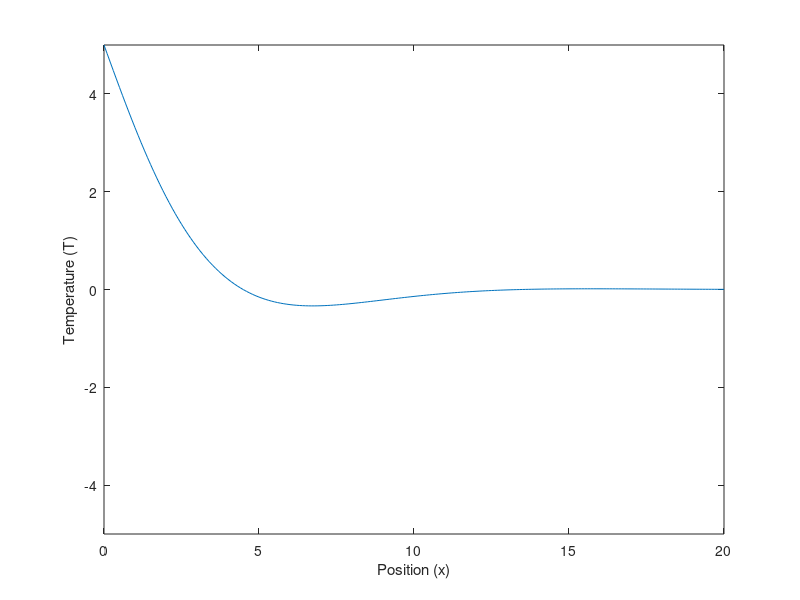
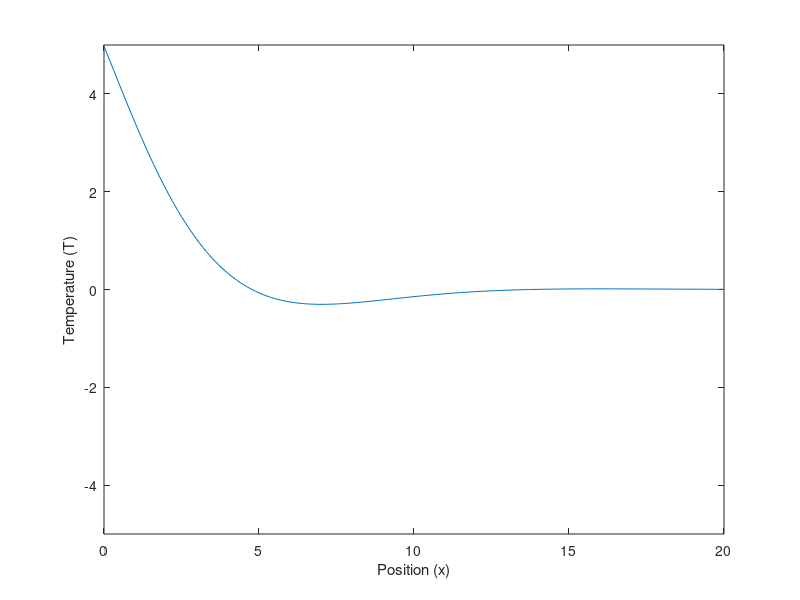
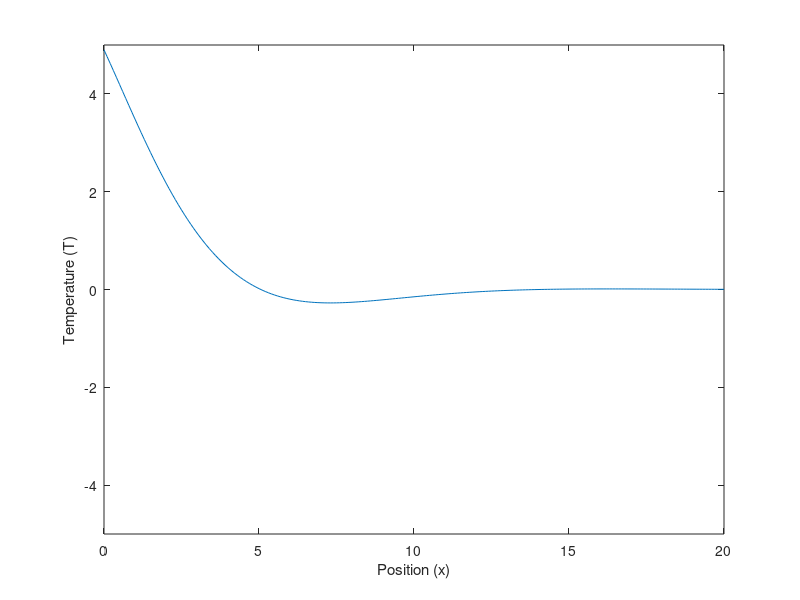
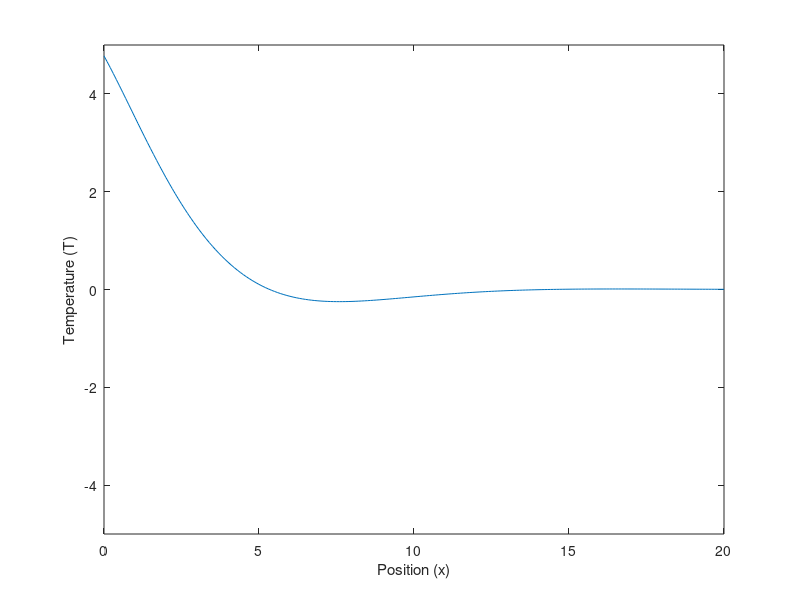

Reproduce these figures in MATLAB, in order.
%Heat Flow in infinitely long bar
%Making a GIF
%F.I. Giasemis

%equation that we derived: T0*exp(-bx)*cos(wt-bx)
%see Martin Kiffner's problem sheet #4 MT 2016

clear all;
T0=5; b=.35; w=1;
x=0:.1:20; i=1

for t=0:.1:(2*pi);
    T=T0*exp(-b*x).*cos(w*t-b*x);
    fig=figure;
    plot(x,T,'-');
    ylim([-T0 T0]); 
    xlim([0 20]);
    xlabel('Position (x)');
    ylabel('Temperature (T)');
    
    saveas(fig,sprintf('FIG%d.png',i));
    i=i+1;
    close
end
clc